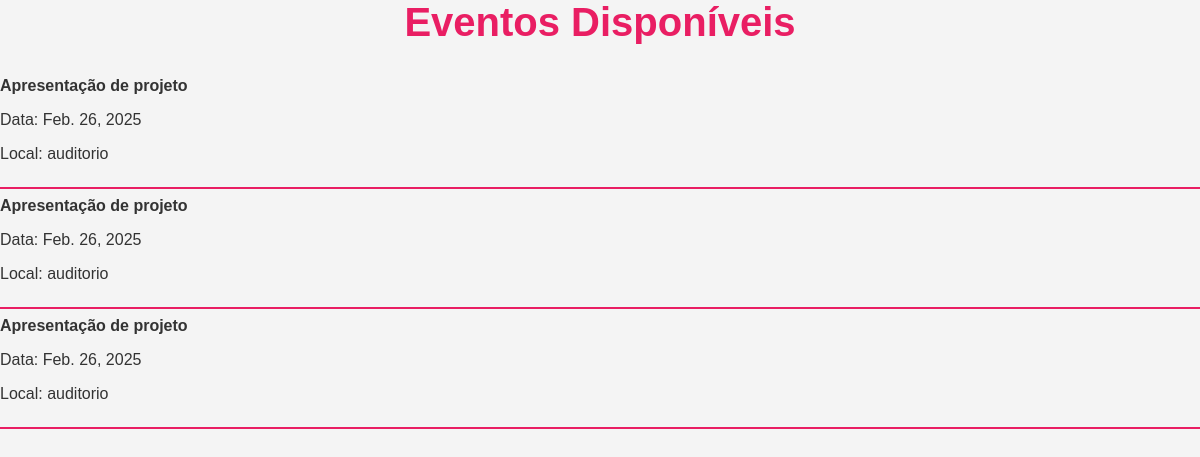
The app's page /list_events/, older data.
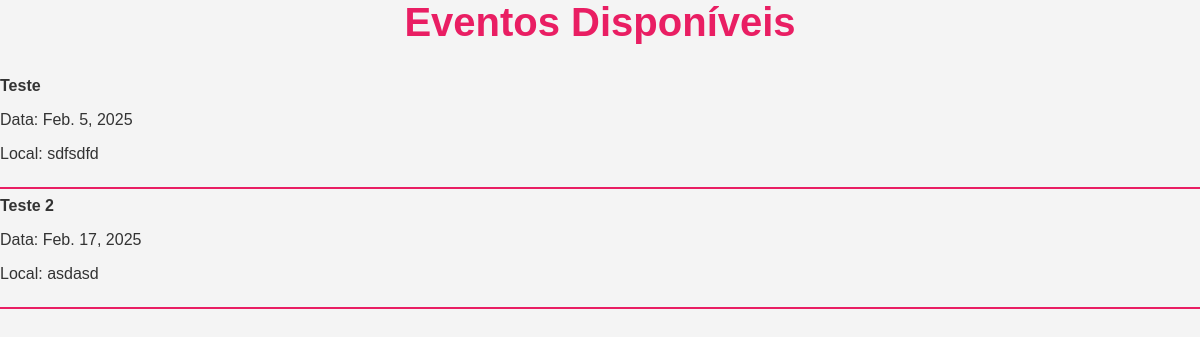
The same page, newer data.
### forms/models.py (models this page shows, shortened)
class Event(models.Model):
    name = models.CharField(max_length=100)  # Nome do evento
    description = models.TextField(blank=True, null=True)  # Descrição opcional
    date = models.DateField()  # Data do evento
    location = models.CharField(max_length=200)  # Local do evento

### forms/views.py (the view)
# urls.py: path('list_events/', views.list_events, name='list_events'),
def list_events(request):
    eventos = Event.objects.all()  # Ou outra lógica para filtrar eventos
    return render(request, 'list_events.html', {'eventos': eventos})

### forms/templates/list_events.html
<link rel="stylesheet" href="/static/estilo.css" />
<h1 class="eventos-titulo">Eventos Disponíveis</h1>
<ul class="eventos-lista">
    {% for event in eventos %}
    <li>
        <strong>{{ event.name }}</strong><br />
        <p>Data: {{ event.date }}</p>
        <p>Local: {{ event.location }}</p>
    </li>
    <hr />
    {% endfor %}
</ul>

Row changes from the older to the newer data that the page shows:
removed Event: name "Apresentação de projeto", date "Feb. 26, 2025", location "auditorio"
removed Event: name "Apresentação de projeto", date "Feb. 26, 2025", location "auditorio"
removed Event: name "Apresentação de projeto", date "Feb. 26, 2025", location "auditorio"
added Event: name "Teste", date "Feb. 5, 2025", location "sdfsdfd"
added Event: name "Teste 2", date "Feb. 17, 2025", location "asdasd"
